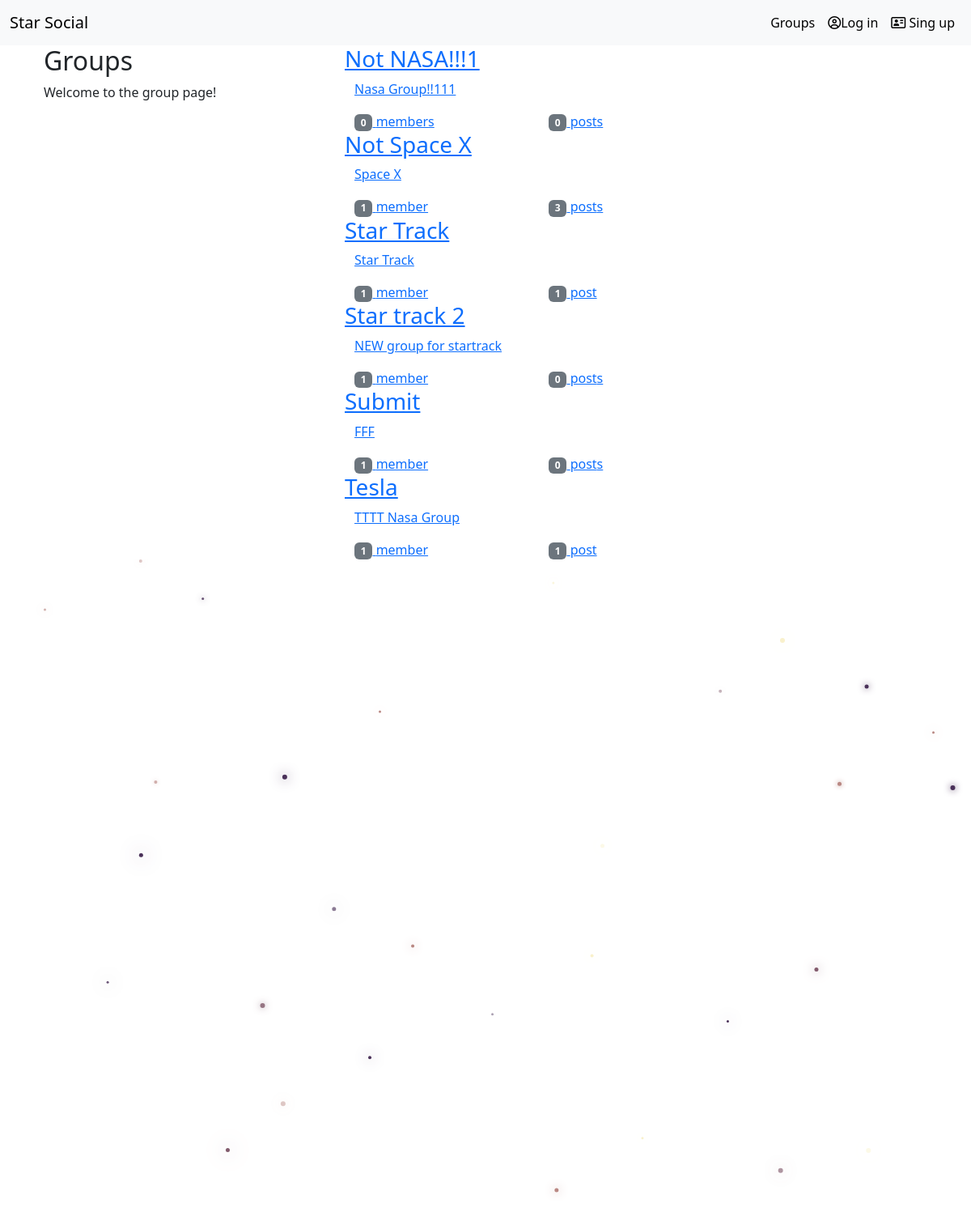
The app's page /groups/ with its own data.
### groups/models.py (models this page shows, shortened)
class Group(models.Model):
    name = models.CharField(max_length=255, unique=True)
    slug = models.SlugField(allow_unicode=True, unique=True)
    description = models.TextField(blank=True, default='')
    description_html = models.TextField(editable=False, default='', blank=True)
    members = models.ManyToManyField(User, through='GroupMember')
    class Meta:
        ordering = ['name']

### groups/views.py (the view)
# urls.py: path('', views.ListGroup.as_view(), name='all'),
class ListGroup(generic.ListView):
    model = Group

### groups/templates/groups/group_list.html (shortened to what this page needs)
{%extends 'groups/group_base.html'%}
{% block pregroup %}
<div class="col-md-4">
    <div class="content">
        <h2>Groups</h2>
        <p>Welcome to the group page!</p>
    </div>
</div>
{%endblock%}
{%block group_content%}
<div class="col-md-8">
    <div class="list-group">
        {%for group in object_list%}
        <a href="{%url 'groups:single' slug=group.slug%}">
            <h3 class="title list-group-item-heading">{{group.name}}</h3>
            <div class="list-group-item-text container-fluid">
                {{group.description_html|safe}}
                <div class="row">
                    <div class="col-md-4">
                        <span class="badge bg-secondary">{{group.members.count}}</span>
                        member{{group.members.count|pluralize}}
                    </div>
                    <div class="col-md-4">
                        <span class="badge bg-secondary">
                            {{group.posts.count}}</span>
                            post{{group.posts.count|pluralize}}
                    </div>
                </div>
            </div>
        </a>
        {%endfor%}
    </div>
</div>
{%endblock%}

### records on screen
Group: name "Not NASA!!!1", description_html "Nasa Group!!111", members.count "0", posts.count "0"
Group: name "Not Space X", description_html "Space X", members.count "1", posts.count "3"
Group: name "Star Track", description_html "Star Track", members.count "1", posts.count "1"
Group: name "Star track 2", description_html "NEW group for startrack", members.count "1", posts.count "0"
Group: name "Submit", description_html "FFF", members.count "1", posts.count "0"
Group: name "Tesla", description_html "TTTT Nasa Group", members.count "1", posts.count "1"
